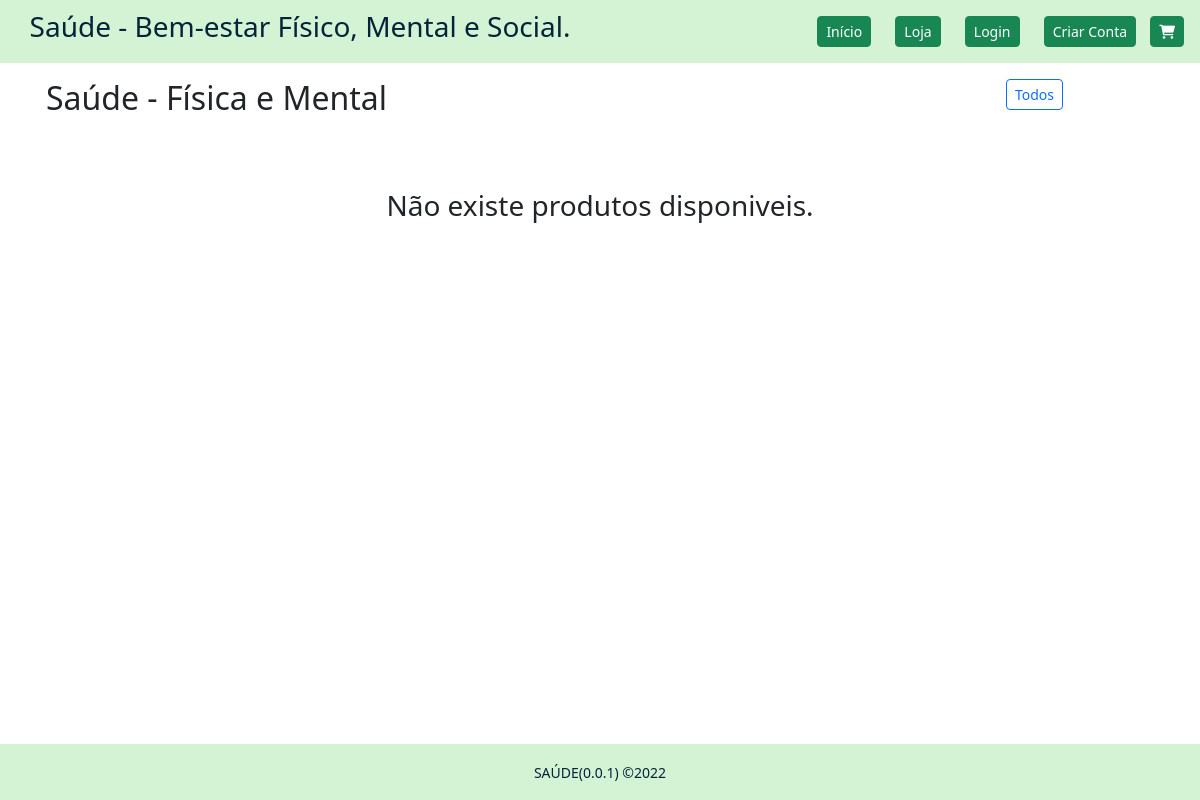
Before: /public/index.php?a=loja&c=masculina with the older database file.
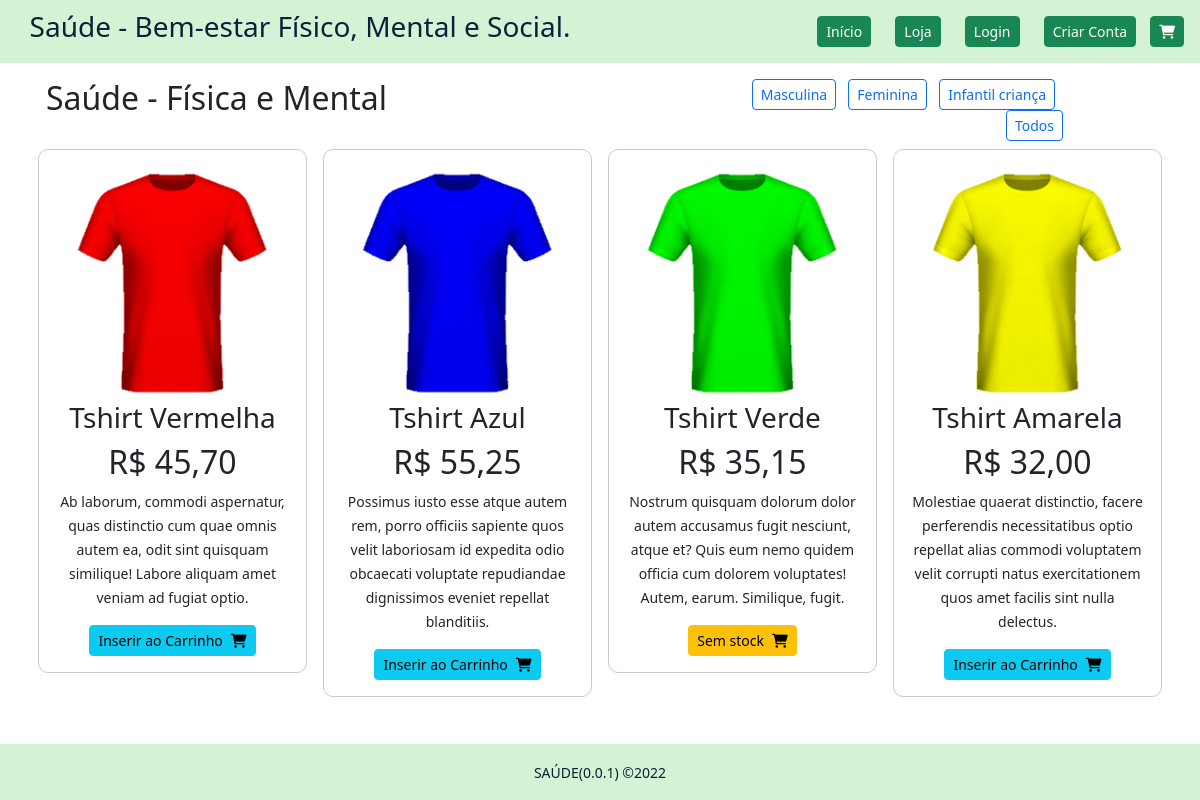
After: the same page with the newer database file.
### tables this page shows
CREATE TABLE `produtos` (
  `id_produto` int(10) UNSIGNED NOT NULL,
  `categoria` varchar(50) DEFAULT NULL,
  `nome_produto` varchar(50) DEFAULT NULL,
  `descricao` varchar(200) DEFAULT NULL,
  `imagem` varchar(200) DEFAULT NULL,
  `preco` decimal(6,2) DEFAULT NULL,
  `stock` int(11) DEFAULT NULL,
  `visivel` tinyint(4) DEFAULT NULL,
  `created_at` datetime DEFAULT NULL,
  `updated_at` datetime DEFAULT NULL,
  `deleted_at` datetime DEFAULT NULL
);

### core/controllers/Main.php (called while the page is built, shortened)
<?php
class Main
{
    public function loja()
    {
        $produtos = new Produtos();
        $c = 'todos';
        if(isset($_GET['c'])){
            $c = $_GET['c'];
        }
        $lista_produtos = $produtos->lista_produtos_disponiveis($c);
        $lista_categorias = $produtos->listar_categorias();
        $dados = ['produtos' => $lista_produtos, 'categorias' => $lista_categorias];
        Store::Layout([ 'layouts/html_header', 'layouts/header',
            'loja',
            'layouts/footer', 'layouts/html_footer'], $dados);
    }
}

### core/rotas.php (called while the page is built, shortened)
<?php
$rotas = [
    'inicio' => 'main@index',
    'loja' => 'main@loja',
    'novo_cliente' => 'main@novo_cliente',
    'criar_cliente' => 'main@criar_cliente',
    'confirmar_email' => 'main@confirmar_email',
    'login' => 'main@login',
    'login_submit' => 'main@login_submit',
    'logout' => 'main@logout',
    'adicionar_carrinho' => 'carrinho@adicionar_carrinho',
    'remover_produto_carrinho' => 'carrinho@remover_produto_carrinho',
    'limpar_carrinho' => 'carrinho@limpar_carrinho',
    'carrinho' => 'carrinho@carrinho',
    'finalizar_encomenda' => 'carrinho@finalizar_encomenda',
    'finalizar_encomenda_resumo' => 'carrinho@finalizar_encomenda_resumo',
    'endereco_alternativo' => 'carrinho@endereco_alternativo',
    'confirmar_encomenda' => 'carrinho@confirmar_encomenda',
];
$acao = 'inicio';
if(isset($_GET['a'])){
   if(!key_exists($_GET['a'], $rotas)){
        $acao = 'inicio';
   } else {
        $acao = $_GET['a'];
   }
}
$partes = explode('@',$rotas[$acao]);
$metodo = $partes[1];
$ctr = new $controlador();
$ctr->$metodo();

### public/index.php (called while the page is built, shortened)
<?php
require_once('../core/rotas.php');

### core/models/Produtos.php (called while the page is built, shortened)
<?php
class Produtos
{
    public function lista_produtos_disponiveis($categoria)
    {
        $bd = new Database();
        $categorias = $this->listar_categorias();
        $sql = "SELECT * FROM produtos ";
        $sql .= "WHERE visivel = '1' ";
        if(in_array($categoria, $categorias)){
            $sql .= "AND categoria = '$categoria'";
        }
        $produtos = $bd->select($sql);
        return $produtos;
    }
    public function listar_categorias()
    {
       $bd = new Database();
       $resultados = $bd->select("SELECT DISTINCT categoria FROM produtos");
       $categorias = [];
       foreach($resultados as $resultado){
            array_push($categorias, $resultado->categoria);
       }
       return $categorias;
    }
}

### core/classes/Database.php (called while the page is built, shortened)
<?php
class Database
{
    private $ligacao;
    private function ligar()
    {
        $this->ligacao = new PDO(
            'mysql:' .
                'host=' . MYSQL_SERVER . ';' .
                'dbname=' . MYSQL_DATABASE . ';' .
                'charset=' . MYSQL_CHARSET,
            MYSQL_USER,
            MYSQL_PASS,
            array(PDO::ATTR_PERSISTENT => true)
        );
        $this->ligacao->setAttribute(PDO::ATTR_ERRMODE, PDO::ERRMODE_WARNING);
    }
    private function desligar()
    {
        $this->ligacao = null;
    }
    public function select($sql, $parametros = null)
    {
        $sql = trim($sql);
        $resultados = null;
        try {
            if (!empty($parametros)) {
                $executar = $this->ligacao->prepare($sql);
                $executar->execute($parametros);
                $resultados = $executar->fetchAll(PDO::FETCH_CLASS);
            } else {
                $executar = $this->ligacao->prepare($sql);
                $executar->execute();
                $resultados = $executar->fetchAll(PDO::FETCH_CLASS);
            }
        } catch (PDOException $e) {
            return false;
        }
        return $resultados;
    }
}

### core/views/loja.php (the view)
<div class="container espaco-fundo">
    <div class="row">
        <div class="col-7 p-3">
            <h2 class="text-start">Saúde - Física e Mental</h2>
        </div>
        <div class="col-4 text-end pt-3">
            <?php foreach($categorias as $categoria): ?>
                <a class="btn btn-sm btn-outline-primary me-2" href="?a=loja&c=<?=$categoria?>">
                <?= ucfirst(preg_replace("/\_/", " ", $categoria)) ?></a>
            <?php endforeach; ?>
            <a class="btn btn-sm btn-outline-primary" href="?a=loja&c=todos">Todos</a>
        </div>
    </div>
    <div class="row">
        <?php if(count($produtos) == 0): ?>
            <div class="text-center my-5">
                <h3>Não existe produtos disponiveis.</h3>
            </div>
        <?php else: ?>
        <?php foreach($produtos as $produto): ?>
        <div class="col-sm-3 col-6 p-2">
            <div class="text-center p-3 box-produto">
                <img class="img-fluid" src="assets/imgs/produtos/<?= $produto->imagem ?>" alt="Imagem do produto">
                <h3><?= $produto->nome_produto ?></h3>
                <h2><?= "R$ ". preg_replace("/\./", ",", $produto->preco) ?></h2>
                <p><small><?= $produto->descricao ?></small></p>
                <?php if($produto->stock > 0): ?>
                    <button class="btn btn-sm btn-info" onclick="adicionar_carrinho(<?= $produto->id_produto ?>)">Inserir ao Carrinho<i class="fa-solid fa-cart-shopping ms-2"></i></button>
                <?php else: ?>
                    <button class="btn btn-sm btn-warning">Sem stock<i class="fa-solid fa-cart-shopping ms-2"></i></button>
                <?php endif; ?>
            </div>
        </div>
        <?php endforeach; ?>
        <?php endif; ?>
    </div>
</div>

### core/classes/Store.php (shortened to what the changed rows need)
<?php
class Store
{
    public static function Layout($estruturas, $dados = null)
    {
        foreach ($estruturas as $estrutura) {
            include("../core/views/$estrutura.php");
        }
    }
    public static function clienteLogado()
    {
        return isset($_SESSION['cliente']);
    }
}

### core/views/layouts/header.php (shortened to what the changed rows need)
<div class="container-fluid navegacao">
    <div class="row">
        <div class="col-6 div_titulo">
            <a class="text-center" href="?a=inicio">
                <h3>Saúde - Bem-estar Físico, Mental e Social.</h3>
            </a>
        </div>
        <div class="col-6 text-end p-3">
            <a class="nav_link btn btn-sm btn-success" href="?a=inicio">Início</a>
            <a class="nav_link btn btn-sm btn-success" href="?a=loja">Loja</a>
            <?php if(Store::clienteLogado()): ?>
                <i class="fas fa-user me-1"></i><?= $_SESSION['usuario'] ?>
                <a class="nav_link btn btn-sm btn-success" href="?a=logout"><i class="fa-solid fa-right-from-bracket"></i></a>
            <?php else: ?>
                <a class="nav_link btn btn-sm btn-success" href="?a=login">Login</a>
                <a class="nav_link btn btn-sm btn-success" href="?a=novo_cliente">Criar Conta</a>
            <?php endif; ?>
            <a class=" btn btn-sm btn-success" href="?a=carrinho"><i class="fa-solid fa-cart-shopping"></i></a>
        </div>
    </div>
</div>

### core/views/layouts/footer.php
<div class="container-fluid fixed-bottom rodape">
    <div class="row">
        <div class="col-12 text-center p-3">
            <small><?= APP_NAME .'('.APP_VERSION.') &copy;'.date('Y') ?></small>
        </div>
    </div>
</div>

Changed rows visible on the page:
added produtos: imagem (picture), nome_produto "Tshirt Vermelha", preco "45,70", descricao "Ab laborum, commodi aspernatur, quas distinctio cum quae omnis autem ea, odit sint quisquam similique! Labore aliquam amet veniam ad fugiat optio."
added produtos: imagem (picture), nome_produto "Tshirt Azul", preco "55,25", descricao "Possimus iusto esse atque autem rem, porro officiis sapiente quos velit laboriosam id expedita odio obcaecati voluptate repudiandae dignissimos eveniet repellat blanditiis."
added produtos: imagem (picture), nome_produto "Tshirt Verde", preco "35,15", descricao "Nostrum quisquam dolorum dolor autem accusamus fugit nesciunt, atque et? Quis eum nemo quidem officia cum dolorem voluptates! Autem, earum. Similique, fugit.", stock "Sem stock"
added produtos: imagem (picture), nome_produto "Tshirt Amarela", preco "32,00", descricao "Molestiae quaerat distinctio, facere perferendis necessitatibus optio repellat alias commodi voluptatem velit corrupti natus exercitationem quos amet facilis sint nulla delectus."
Other visible differences:
list line gone: "Não existe produtos disponiveis."
new list line: "Masculina Feminina Infantil criança"
